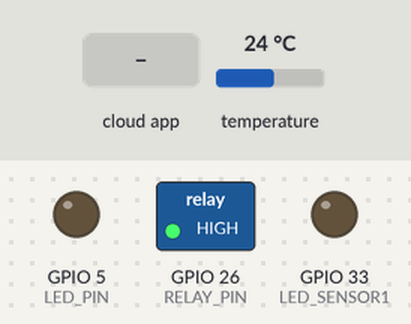
Bench run of a sketch on a simulated ESP32. On the bench: switched loads named in the sketch (green lamp = pin HIGH), output pins drawn as LEDs (lit = HIGH). Inputs (shaded band) come from the test bench; at power-on: temperature 24 °C. WiFi joins after 1.5 s; servers stay silent unless stated; the Firebase database answers and starts empty; what the sketch prints to the serial monitor is not drawn.

Above: at 3.3 s.
3.4 s: the phone or cloud app sets brewNow to 1
At 5.7 s:
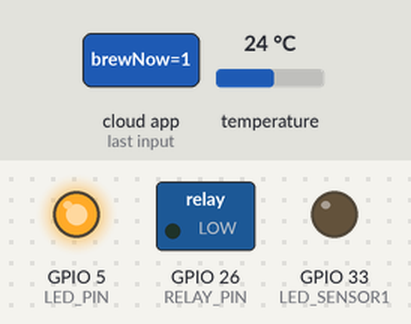
6.9 s: the phone or cloud app sets brewDurationMs to 1
At 10.6 s:
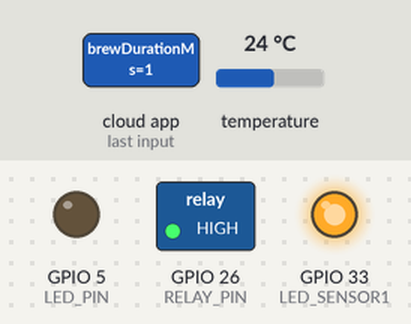
15.8 s: temperature set to 29.5 °C
19.7 s: temperature set to 30.5 °C
At 20.7 s:
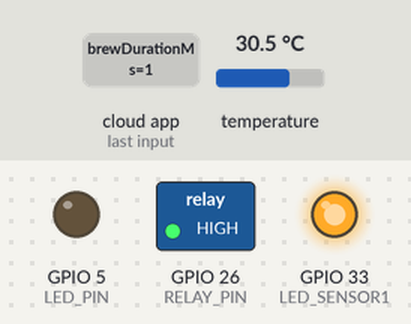
Timing chart, 0 to 22.2 s (numbered marks = the images above; inputs shaded):
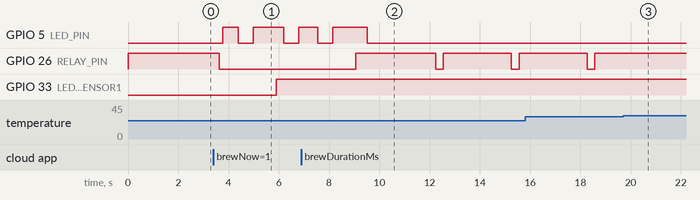

Measured:
- after the input at 3.4 s, GPIO 26 (RELAY_PIN): HIGH → LOW after 0.22 s instead of 2.8 s
- after the input at 6.9 s, GPIO 26 (RELAY_PIN): goes HIGH 3.2 s, LOW 0.30 s, HIGH 2.7 s, LOW 0.30 s, then HIGH, starting after 2.2 s
- after the input at 19.7 s, GPIO 26 (RELAY_PIN): stays HIGH (without the input it goes to LOW after 1.6 s)

The sketch:

Bigprogress.ino
```cpp
  #define BLYNK_TEMPLATE_ID "TMPL6lja4bI6G"
  #define BLYNK_TEMPLATE_NAME "DS18B20"
  #define BLYNK_AUTH_TOKEN "4m7YhwacX7WGM1KJElOvJ6qvqmGlZkGv"

  #include <WiFi.h>
  #include <BlynkSimpleEsp32.h>
  #include <OneWire.h>
  #include <DallasTemperature.h>
  #include <FirebaseESP32.h>

  // ====== DS18B20 Sensor #1 ======
  #define ONE_WIRE_BUS 4
  OneWire oneWire(ONE_WIRE_BUS);
  DallasTemperature sensors(&oneWire);

  // ====== Relay & LED Pins ======
  #define RELAY_PIN 26
  #define LED_PIN 5

  // ====== Sensor Detection LED ======
  #define LED_SENSOR1 33

  // ====== WiFi Credentials ======
  ///char ssid [] = "BABIHOUSE";
  //char pass[] = "#BabiCPA080522";

  //char ssid[] = "Kabukimeow";
  //char pass[] = "12345678";

  char ssid[] = "MONKEY D. LUFFY";
  char pass[] = "KINGOFTHEPIRATES";
  // ====== Firebase Config ======
  #define FIREBASE_HOST "https://cuppa-c89f3-default-rtdb.firebaseio.com/"
  #define FIREBASE_AUTH "OVwysqwT0yrXKTUfdrL1BNf115wCvXjvv55PLkX4"

  FirebaseData fbdo;
  FirebaseAuth auth;
  FirebaseConfig config;

  BlynkTimer timer;

  // ====== Global Variables ======
  float currentTemp = 0.0;
  bool relayState = false;
  bool isBrewing = false;
  unsigned long brewStartTime = 0;

  // Brew duration (milliseconds) configurable from Firebase
  const unsigned long DEFAULT_BREW_DURATION = 1UL * 60UL * 1000UL;  // default 1 minute
  unsigned long brewDuration = DEFAULT_BREW_DURATION;

  unsigned long previousBlinkMillis = 0;
  const unsigned long blinkInterval = 500;
  bool ledState = false;

  unsigned long lastBlink1 = 0;
  bool blinkState1 = false;
  const unsigned long fastBlinkInterval = 150; // Blink fast for sensor error

  // ====== Relay Control ======
  void relayOn() {
    digitalWrite(RELAY_PIN, LOW);
    relayState = true;
    Serial.println("🔌 Relay ON");
  }

  void relayOff() {
    digitalWrite(RELAY_PIN, HIGH);
    relayState = false;
    Serial.println("🔌 Relay OFF");
  }

  // ====== Temperature Reading & Control ======
  void sendTemperature() {
    sensors.requestTemperatures();
    currentTemp = sensors.getTempCByIndex(0);

    // Sensor LED logic
    if (currentTemp == -127.0) {
      if (millis() - lastBlink1 >= fastBlinkInterval) {
        lastBlink1 = millis();
        blinkState1 = !blinkState1;
        digitalWrite(LED_SENSOR1, blinkState1 ? HIGH : LOW);
      }
    } else {
      digitalWrite(LED_SENSOR1, HIGH);
      blinkState1 = true;
    }

    Serial.print("🌡 Water Sensor Temp: ");
    Serial.println(currentTemp);
    Blynk.virtualWrite(V0, currentTemp);

    if (Firebase.ready()) {
      Firebase.setFloat(fbdo, "/coffee/temperature", currentTemp);
    }

    // Brew Logic
    if (currentTemp < 30.0 && !isBrewing) {
      fetchBrewDuration(); // ensure we use the latest duration before starting
      Serial.println("⚡ Temp below 30°C — starting brew!");
      isBrewing = true;
      brewStartTime = millis();
      relayOn();
      Firebase.setString(fbdo, "/coffee/status", "brewing");
      Firebase.setBool(fbdo, "/coffee/command/brewNow", true);
    }

    if (currentTemp >= 30.0 && isBrewing && !relayState) {
      relayOn();
      Serial.println("🔥 Maintaining heat...");
    }
  }

  // ====== Brew Countdown ======
  void showBrewCountdown() {
    if (!isBrewing) return;

    unsigned long elapsed = millis() - brewStartTime;
    unsigned long remaining = (brewDuration > elapsed) ? (brewDuration - elapsed) : 0;

    // Correct countdown math
    unsigned int minutes = remaining / 60000;
    unsigned int seconds = (remaining % 60000) / 1000;

    Serial.printf("⏳ Brewing... %02u:%02u remaining\n", minutes, seconds);

    if (elapsed >= brewDuration) {
      isBrewing = false;
      relayOff();
      if (Firebase.ready()) {
        Firebase.setString(fbdo, "/coffee/status", "done");
        Firebase.setBool(fbdo, "/coffee/command/brewNow", false);
      }
      Serial.println("✅ Brewing complete — Relay OFF!");
    }
  }

  // ====== Blink LED While Brewing ======
  void handleStatusLED() {
    if (isBrewing) {
      unsigned long currentMillis = millis();
      if (currentMillis - previousBlinkMillis >= blinkInterval) {
        previousBlinkMillis = currentMillis;
        ledState = !ledState;
        digitalWrite(LED_PIN, ledState ? HIGH : LOW);
      }
    } else {
      digitalWrite(LED_PIN, LOW);
    }
  }

  // ====== Manual Brew Control ======
  void checkBrewCommand() {
    if (Firebase.getBool(fbdo, "/coffee/command/brewNow")) {
      bool brewNow = fbdo.boolData();

      if (brewNow && !isBrewing) {
        fetchBrewDuration(); // pull latest duration before starting manual brew
        isBrewing = true;
        brewStartTime = millis();
        relayOn();
        Firebase.setString(fbdo, "/coffee/status", "brewing");
        Serial.println("☕ Manual brew started");
      }
      else if (!brewNow && isBrewing) {
        isBrewing = false;
        relayOff();
        Firebase.setString(fbdo, "/coffee/status", "idle");
        Serial.println("🛑 Manual brew stopped");
      }
    }
  }

// Fetch brew duration (ms) from Firebase so the timer matches the app selection.
// If missing/invalid, we keep the last known value (or default on first boot) and log a warning.
  bool fetchBrewDuration() {
    const char* path = "/coffee/command/brewDurationMs";
    if (Firebase.getInt(fbdo, path)) {
      int value = fbdo.intData();
      if (value > 0 && value <= 900000) { // <= 15 minutes per rule
        brewDuration = (unsigned long)value;
        Serial.printf("⏱ Brew duration updated: %lu ms\n", brewDuration);
        return true;
      }
    } else {
      Serial.printf("⚠️ fetchBrewDuration failed: %s\n", fbdo.errorReason().c_str());
    }

  Serial.println("⚠️ Brew duration invalid/missing; keeping previous value");
  return false;
  }

  // ====== Setup ======
  void setup() {
    Serial.begin(115200);
    sensors.begin();

    pinMode(RELAY_PIN, OUTPUT);
    pinMode(LED_PIN, OUTPUT);
    pinMode(LED_SENSOR1, OUTPUT);

    relayOff();
    digitalWrite(LED_PIN, LOW);
    digitalWrite(LED_SENSOR1, LOW);

    Serial.println("🔌 Connecting to WiFi...");
    WiFi.begin(ssid, pass);
    while (WiFi.status() != WL_CONNECTED) {
      delay(500);
      Serial.print(".");
    }
    Serial.println("\n✅ WiFi Connected!");

    Blynk.begin(BLYNK_AUTH_TOKEN, ssid, pass);

    config.database_url = FIREBASE_HOST;
    config.signer.tokens.legacy_token = FIREBASE_AUTH;
    Firebase.begin(&config, &auth);
    Firebase.reconnectWiFi(true);

    // Get the latest duration at startup
    fetchBrewDuration();

    if (Firebase.ready()) {
      Firebase.setString(fbdo, "/coffee/status", "idle");
    }

    timer.setInterval(3000L, sendTemperature);
    timer.setInterval(1000L, showBrewCountdown);
    timer.setInterval(5000L, fetchBrewDuration);

    Serial.println("✅ System Ready");
  }

  // ====== Loop ======
  void loop() {
    Blynk.run();
    timer.run();
    checkBrewCommand();
    handleStatusLED();
  }
```
